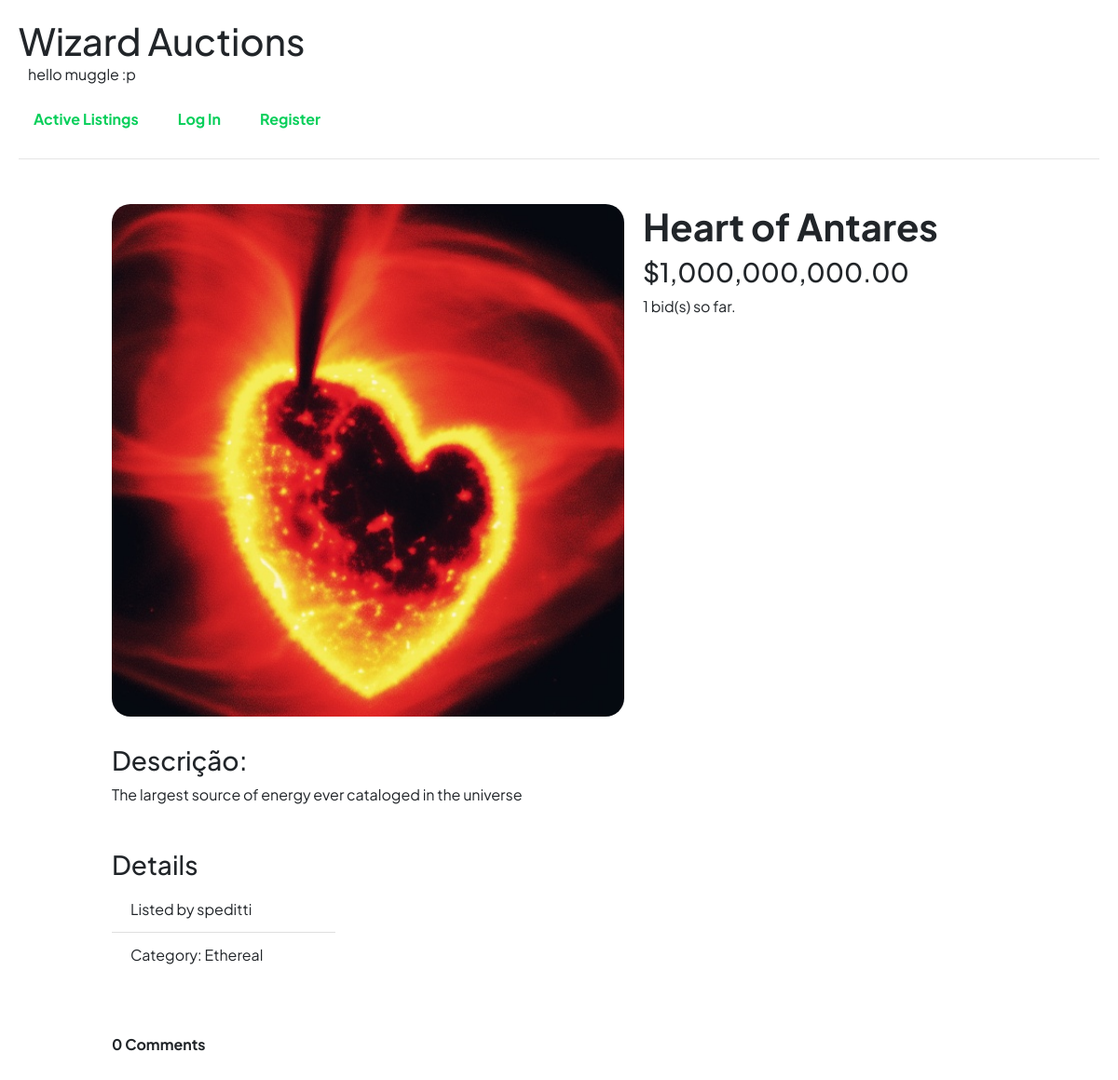
The page /listing_page/2 on the database its author committed.
### auctions/models.py (models this page shows, shortened)
class Listing(models.Model):
    title = models.CharField(max_length=30)
    date = models.DateTimeField(auto_now_add=True)
    author = models.ForeignKey('User', on_delete=models.CASCADE, related_name='author_listings')
    description = models.TextField(blank=True)
    picture = models.ImageField(blank=True, null=True)
    category = models.ForeignKey('Category', on_delete=models.CASCADE, related_name='listings', blank=True, null=True)
    active = models.BooleanField(default=True)
    def __str__(self) -> str:
        return f"{self.title}"

class Bid(models.Model):
    price = models.PositiveIntegerField()
    user = models.ForeignKey('User', on_delete=models.CASCADE, related_name='bids')
    listing = models.ForeignKey('Listing', on_delete=models.CASCADE, related_name='bids')
    def __str__(self) -> str:
        return f"{self.price}"

class User(AbstractUser):
    pass

class Category(models.Model):
    name = models.CharField(max_length=30, unique=True)
    def __str__(self) -> str:
        return f"{self.name}"

### auctions/views.py (the view)
# urls.py: path("listing_page/<int:listing_id>", views.listing_page, name="listing_page"),
def listing_page(request, listing_id):
    listing = get_object_or_404(Listing, pk=listing_id)
    try:
        watchlist = Watchlist.objects.get(listing=listing, user=request.user)
    except (ObjectDoesNotExist, TypeError):
        watchlist = False
    return render(request, "auctions/listing_page.html", {
        "listing":listing,
        "in_watchlist": watchlist,
        "comments": Comments.objects.filter(listing=listing).order_by("-date")
    })

### auctions/templatetags/price_format.py (called while the page is built)
@register.filter(name="currency_format")
@stringfilter
def format_to_currency(num: str) -> str:
    num = format_string_as_int(num)
    num = put_cents(num)
    num = put_comma_every_three_digits(num)
    return num

def format_string_as_int(string: str) -> str:
    num = ''
    first_digit_found = False
    for char in string:
        if not first_digit_found and '1' <= char <= '9':
            first_digit_found = True
        if first_digit_found and '0' <= char <= '9':
            num = ''.join((num, char))
    return num or '0'

def put_cents(num: str) -> str:
    digits = len(num)
    match digits:
        case 1:
            num = ''.join(('0.0', num))
        case 2:
            num = ''.join(('0.', num))
        case _:
            num = '.'.join((num[:-2], num[-2::]))
    return num

def put_comma_every_three_digits(num: str) -> str:
    digits, DECIMAL_PLACES, MIN_DIGITS_TO_PUT_COMMA = len(num), 3, 4
    if digits - DECIMAL_PLACES < MIN_DIGITS_TO_PUT_COMMA: return num
    count = 0
    formated_num = ''
    for i in range(digits - DECIMAL_PLACES - 1, -1, -1):
        if count % 3 == 0 and count != 0:
            formated_num = ''.join((',', formated_num))
        formated_num = ''.join((num[i], formated_num))
        count += 1
    return ''.join((formated_num, num[-DECIMAL_PLACES::]))

### auctions/templates/auctions/listing_page.html (shortened to what this page needs)
{% extends "auctions/layout.html" %}
{% load price_format %}
{% load static %}
{% block body %}
<div class="container">
  <div class="listing-page-flex">
    <div class="main-info">
      <div class="listing-img-container">
        {% if listing.picture %}
          <img class="listing-img"
          src="{% static listing.picture %}"
          alt="{{ listing }}">
        {% endif %}
      </div>
      <div class="container-info">
        <h2 class="listing-title"><strong>{{ listing }}</strong></h2>
        <div class="bid-section">
          <h3 id="bid_price">${{ listing.bids.last|currency_format }}</h3>
          <p class="bid-text">
            {{ listing.bids.count }} bid(s) so far.
          </p>
        </div>
      </div>
    </div>
    <div class="description">
      {% if listing.description %}
        <h3>Descrição: </h3>
        <p>{{ listing.description|capfirst }}</p>
      {% endif %}
    </div>
    <div class="details w-25">
      <h3>Details</h3>
      <ul class="list-group list-group-flush">
        <li class="list-group-item">Listed by {{ listing.author }}</li>
        <li class="list-group-item">Category: {{ listing.category|default_if_none:"Not Listed" }}</li>
      </ul>
    </div>
    <div class="comments mb-3">
      <p><strong>{{ comments.count }} Comments</strong></p>
    </div>
  </div>
</div>
{% endblock %}

### auctions/static/auctions/styles.css (style rules this page uses)
body { padding: 20px; font-family: 'Plus Jakarta Sans', sans-serif; }
h2 { font-size: 2.5rem; }
.main-info { max-width: 1000px; display: flex; gap: 20px; justify-content: left; }
.container { margin-top: 3rem; display: flex; justify-content: center; }
.container-info { margin: 0; max-width: 400px; }
.listing-title { word-wrap: break-word; }
.listing-page-flex { width: 80vw; display: flex; gap: 30px; flex-direction: column; }
.listing-img { border-radius: 20px; min-height: 300px; max-height: 650px; width: 550px; width: 550px; object-fit: cover; }
.listing-img-container { position: relative; }
@media screen and (min-width: 600px) { .listing-page-flex { flex-direction: column; } }

### rows shown on the page
Listing: picture+title (picture), title "Heart of Antares", bids.last "1,000,000,000.00", bids.count "1", description "The largest source of energy ever cataloged in the universe", author "speditti", category "Ethereal"

### other values the page prints
{{ comments.count }} "0"
